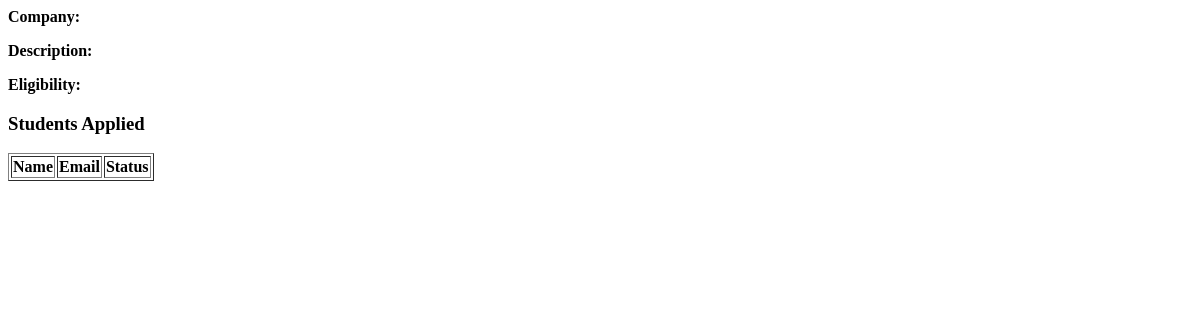
/admin/drive/2 (signed in), run on an earlier commit of the app's database.
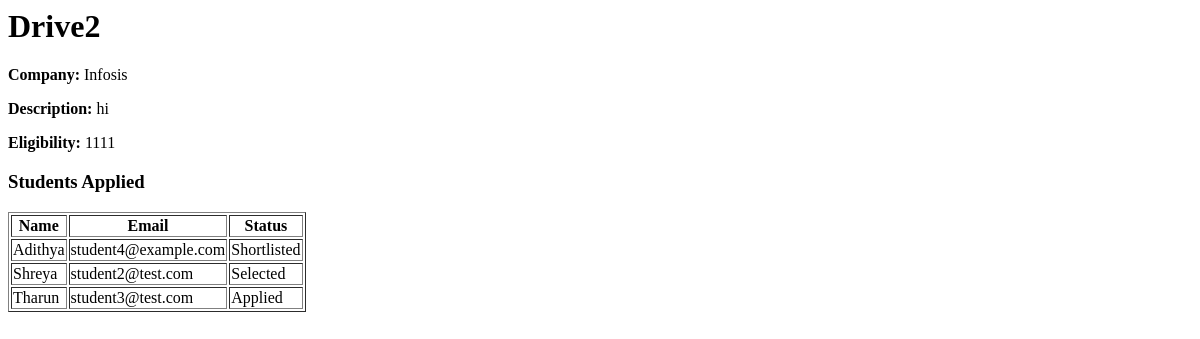
And on a later commit of the database.
### app.py (models this page shows)
class placementDrive(db.Model):
    __tablename__ = 'placementDrive'
    id = db.Column(db.Integer, primary_key=True)
    company_name = db.Column(db.String(100), nullable=False)
    job_role = db.Column(db.String(100), nullable=False)
    description = db.Column(db.Text, nullable=False)
    eligibility_criteria = db.Column(db.Text, nullable=False)
    application_deadline = db.Column(db.DateTime, nullable=False)
    status = db.Column(db.String(50), default='Pending')
    company_id = db.Column(db.Integer, db.ForeignKey('user.id'), nullable=False)

class Application(db.Model):
    id = db.Column(db.Integer, primary_key=True)
    student_id = db.Column(db.Integer, db.ForeignKey('user.id'), nullable=False)
    drive_id = db.Column(db.Integer, db.ForeignKey('placementDrive.id'), nullable=False)
    status = db.Column(db.String(50), default='Applied')
    applied_on = db.Column(db.DateTime, default=datetime.utcnow)
    student = db.relationship('User', backref='applications')
    drive = db.relationship('placementDrive', backref='applications')

class User(db.Model, UserMixin):
    id = db.Column(db.Integer, primary_key=True)
    email = db.Column(db.String(120), unique=True, nullable=False)
    password = db.Column(db.String(255), nullable=False)
    role = db.Column(db.String(50), nullable=False)
    name = db.Column(db.String(100), nullable=False)
    is_approved = db.Column(db.Boolean, default=False)
    is_active = db.Column(db.Boolean, default=True)

### app.py (the view)
@app.route('/admin/drive/<int:drive_id>')
@login_required
def drive_view(drive_id):
    drive = placementDrive.query.get(drive_id)
    applications = Application.query.filter_by(drive_id=drive_id).all()
    return render_template(
        "drive_details.html",
        drive=drive,
        applications=applications
    )

### app.py (called while the page is built)
@login_manager.user_loader
def load_user(user_id):
    return User.query.get(int(user_id))

### templates/drive_details.html
<h1>{{ drive.job_role }}</h1>
<p><b>Company:</b> {{ drive.company_name }}</p>
<p><b>Description:</b> {{ drive.description }}</p>
<p><b>Eligibility:</b> {{ drive.eligibility_criteria }}</p>
<h3>Students Applied</h3>
<table border="1">
<tr>
<th>Name</th>
<th>Email</th>
<th>Status</th>
</tr>
{% for app in applications %}
<tr>
<td>{{ app.student.name }}</td>
<td>{{ app.student.email }}</td>
<td>{{ app.status }}</td>
</tr>
{% endfor %}
</table>

What changed in the data, as far as the page shows it:
added placementDrive: job_role "Drive2", company_name "Infosis", description "hi", eligibility_criteria "1111"
added Application: student.name "Adithya", student.email "student4@example.com", status "Shortlisted"
added Application: student.name "Shreya", student.email "student2@test.com", status "Selected"
added Application: student.name "Tharun", student.email "student3@test.com", status "Applied"
